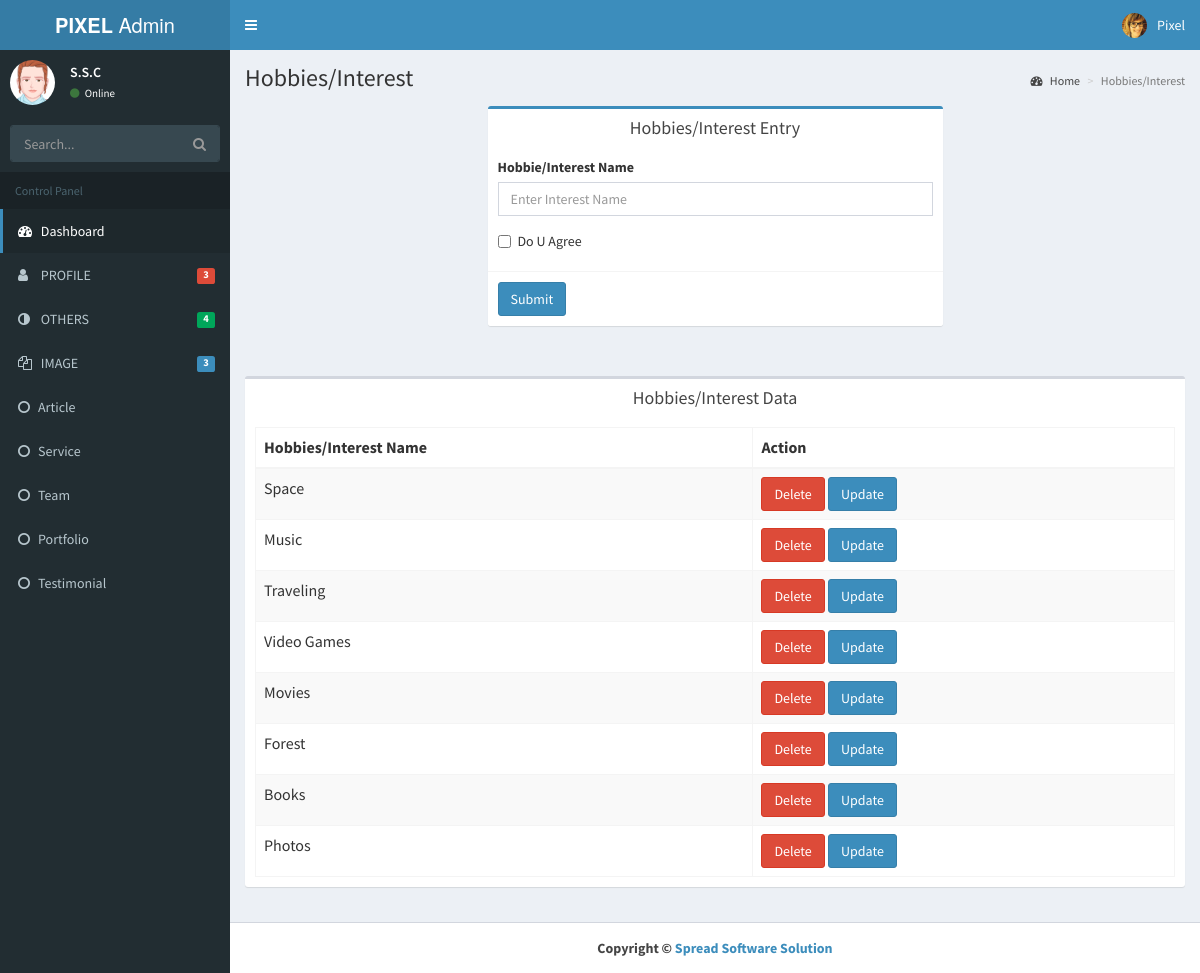
Screenshot of /admin/dashboard.php?page=hobbie_content (signed in) with the database file from the repository.
### tables this page shows
CREATE TABLE IF NOT EXISTS `hobbie` (
`id` int(11) NOT NULL,
  `h_name` varchar(20) DEFAULT NULL
);

### core/dbe.inc.php (called while the page is built, shortened)
<?php
    function connect() {
        $mysql_host = 'localhost';
        $mysql_user = 'root';
        $mysql_pass = '';
        $mysql_db = 'blogadmin';
        static $connection;
        if(!isset($connection)) {
            $connection = mysqli_connect($mysql_host,$mysql_user,$mysql_pass,$mysql_db);
        }
        return $connection;
    }
    function query($query) {
        $connection = connect();
        $result = mysqli_query($connection,$query);
        return $result;
    }
    function fetchData($query) {
        $rows = array();
        $result = query($query);
        while ($row = mysqli_fetch_assoc($result)) {
            $rows[] = $row;
        }
        return $rows;
    }
?>

### components/adminuser/hobbie_content.php (the view, shortened to what this page needs)
<div class="content-wrapper">
       <section class="content-header">
         <h1>
           Hobbies/Interest
         </h1>
         <ol class="breadcrumb">
           <li><a href="#"><i class="fa fa-dashboard"></i> Home</a></li>
           <li class="active">Hobbies/Interest</li>
         </ol>
       </section>
       <section class="content">
         <div class="row">
           <div class="col-md-6 col-md-offset-3">
             <div class="box box-primary">
               <div class="box-header" style="text-align:center">
                 <h3 class="box-title">Hobbies/Interest Entry</h3>
               </div>
               <form role="form" method="post" name="hobbie" id = "hobbie" enctype="multipart/form-data">
                 <div class="box-body">
                   <div class="form-group">
                     <label for="h_name">Hobbie/Interest Name</label>
                     <input type="text" class="form-control" id="h_name" name="h_name" placeholder="Enter Interest Name">
                   </div>
                   <div class="checkbox">
                     <label>
                       <input type="checkbox"> Do U Agree
                     </label>
                   </div>
                 </div>
                 <div class="box-footer">
                   <button type="submit" class="btn btn-primary" name="upload" id="upload">Submit</button>
                 </div>
               </form>
             </div>
           </div>
         </div>
       </section>
     <section class="content">
         <div class="row">
           <div class="col-xs-12">
       		<div class="box">
               <div class="box-header" style="text-align:center">
                 <h3 class="box-title">Hobbies/Interest Data</h3>
               </div>
               <div class="box-body">
                 <table id="example1" class="table table-bordered table-striped" >
                   <thead>
                     <tr>
                       <th>Hobbies/Interest Name</th>
                       <th>Action</th>
                     </tr>
                  </thead>
                     <?php
					$query = "select * from hobbie";
					$record = fetchData($query);
                       foreach ($record as $hobbie) {
                               $id = $hobbie['id'];
							echo "<tr>";
								echo "<td>".$hobbie['h_name']."</td>";
								echo "<td>
                                   <a href='dashboard.php?page=delete_hobbie_content&id=$id'><button type='submit' class='btn btn-danger'>Delete</button></a>
                                   <a href='dashboard.php?page=update_hobbie_content&id=$id'><button type='submit' class='btn btn-primary'>Update</button></a>
							    </td>";
							echo "</tr>";
						}
				 ?>
                  </table>
               </div>
             </div>
           </div>
         </div>
       </section>
     </div>

### rows the page displays
hobbie: h_name "Space"
hobbie: h_name "Music"
hobbie: h_name "Traveling"
hobbie: h_name "Video Games"
hobbie: h_name "Movies"
hobbie: h_name "Forest"
hobbie: h_name "Books"
hobbie: h_name "Photos"

### other values shown
$_SESSION['userName'] "S.S.C"
